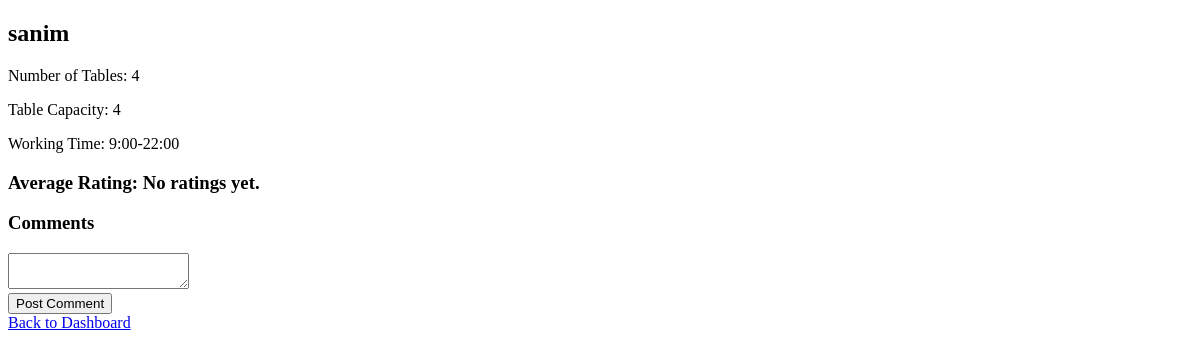
The page /restaurant/detail/1 (signed in) on the database as committed earlier.
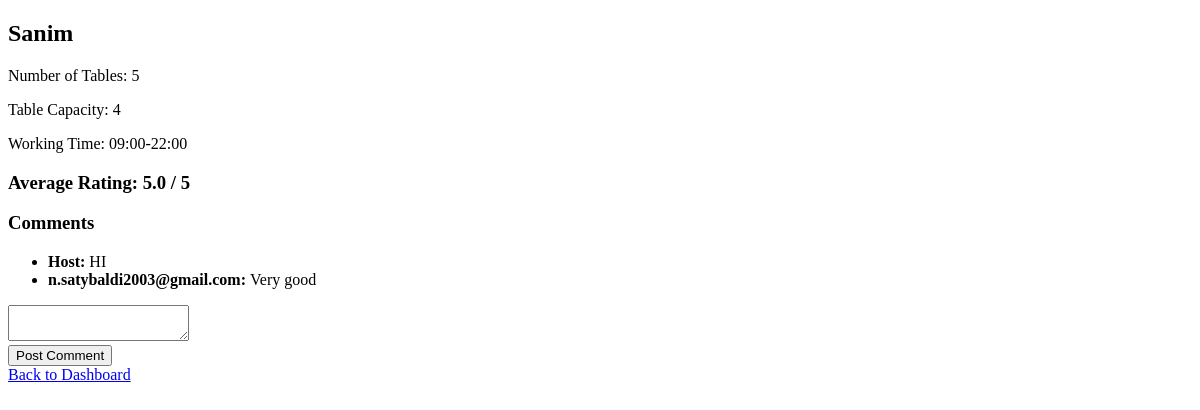
The same page on the database as committed later.
### app/models/restaurant.py (models this page shows)
class Restaurant(Base):
    __tablename__ = "restaurants"
    id = Column(Integer, primary_key=True, index=True)
    owner_id = Column(Integer, ForeignKey("users.id"), nullable=False)
    name = Column(String, nullable=False)
    num_tables = Column(Integer, nullable=False)
    table_capacity = Column(Integer, nullable=False)
    working_time = Column(String, nullable=False)
    comments = relationship("Comment", back_populates="restaurant")
    ratings = relationship("Rating", back_populates="restaurant")

### app/models/comment.py (models this page shows)
class Comment(Base):
    __tablename__ = "comments"
    id = Column(Integer, primary_key=True, index=True)
    user_id = Column(Integer, ForeignKey("users.id"), nullable=False)
    restaurant_id = Column(Integer, ForeignKey("restaurants.id"), nullable=False)
    comment = Column(String, nullable=False)
    user = relationship("User", back_populates="comments")
    restaurant = relationship("Restaurant", back_populates="comments")

### app/models/user.py (models this page shows)
class User(Base):
    __tablename__ = "users"
    id = Column(Integer, primary_key=True, index=True)
    email = Column(String, unique=True, index=True, nullable=False)
    hashed_password = Column(String, nullable=False)
    role = Column(String, nullable=False, default="client")
    comments = relationship("Comment", back_populates="user")
    ratings = relationship("Rating", back_populates="user")

### app/api/views.py (the view)
@router.get("/restaurant/detail/{restaurant_id}", response_class=HTMLResponse)
def restaurant_detail(request: Request, restaurant_id: int, db: Session = Depends(get_db)):
    user = get_current_user_from_session(request, db)  # Get the current logged-in user
    restaurant = db.query(Restaurant).filter(Restaurant.id == restaurant_id).first()
    if not restaurant:
        raise HTTPException(status_code=404, detail="Restaurant not found")
    comments = db.query(Comment).filter(Comment.restaurant_id == restaurant_id).all()
    ratings = db.query(Rating).filter(Rating.restaurant_id == restaurant_id).all()
    avg_rating = None
    if ratings:
        avg_rating = sum([rating.rating for rating in ratings]) / len(ratings)
    return templates.TemplateResponse("restaurant_detail.html", {
        "request": request,
        "restaurant": restaurant,
        "comments": comments,
        "avg_rating": avg_rating,
        "user": user
    })

### app/templates/restaurant_detail.html (shortened to what this page needs)
<!DOCTYPE html>
<html>
<head>
</head>
<body>
    <h2>{{ restaurant.name }}</h2>
    <p>Number of Tables: {{ restaurant.num_tables }}</p>
    <p>Table Capacity: {{ restaurant.table_capacity }}</p>
    <p>Working Time: {{ restaurant.working_time }}</p>
    <h3>Average Rating:
        {% if avg_rating %}
            {{ avg_rating | round(2) }} / 5
        {% else %}
            No ratings yet.
        {% endif %}
    </h3>
    <h3>Comments</h3>
    <ul>
        {% for comment in comments %}
            <li>
                {% if comment.user.role == "host" %}
                    <strong>Host: </strong>
                {% else %}
                    <strong>{{ comment.user.email }}: </strong>
                {% endif %}
                {{ comment.comment }}
            </li>
        {% endfor %}
    </ul>
    <form action="/restaurant/comment/{{ restaurant.id }}" method="post">
        <textarea name="comment" required></textarea><br>
        <button type="submit">Post Comment</button>
    </form>
    <a href="/dashboard">Back to Dashboard</a>
</body>
</html>

Rows that differ between the two databases and show on the page:
changed Restaurant: name "sanim" → "Sanim"; num_tables "4" → "5"; working_time "9:00-22:00" → "09:00-22:00"
added Comment: shows "Host:", comment "HI"
added Comment: user.email "n.satybaldi2003@gmail.com", comment "Very good"
Other text that changed with them:
{{ avg_rating | round(2) }}: (not shown) → "5.0"
text no longer shown: "No ratings yet."
text now shown: "/ 5"
